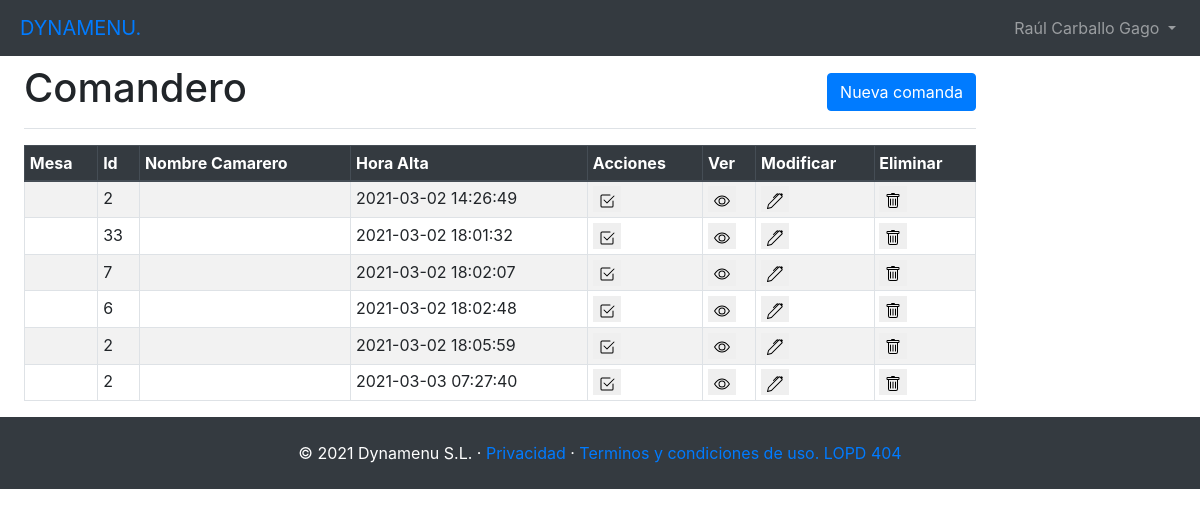
Page /htdocs/views/comandas.php (signed in) on the committed database.
### tables this page shows
CREATE TABLE `pedidos` (
  `PED_ID` int NOT NULL,
  `PED_NEG_ID` int NOT NULL,
  `PED_MES_ID` varchar(10) NOT NULL,
  `PED_CAMARERO_ID` int NOT NULL,
  `PED_Recogida` tinyint(1) NOT NULL,
  `PED_ADomicilio` tinyint(1) NOT NULL,
  `PED_FechaHoraRecepcion` timestamp NOT NULL DEFAULT CURRENT_TIMESTAMP,
  `PED_FechaHoraEntrega` datetime DEFAULT NULL,
  `PED_FechaHoraCierre` datetime DEFAULT NULL
);

### htdocs/modelo/mesa.php (called while the page is built, shortened)
<?php
class mesa {
	public function cargaMesas($fuerza){
		if (!($fuerza=="si")){
			if ((isset($_SESSION['MisMesas']))){
				return;
			}
		}
		if ((isset($_SESSION['SGDB']))){
			$con=$_SESSION['SGBD'];
		}else{
			$bbdd=new BBDD();
			$bbdd->conecta();
			$con=$bbdd->conexion;
		}
		if ($_SESSION['usuario']['USU_ROL_ID']==1){
			$busca="Select * from salas where 1";
		}else{
			$busca="SELECT SAL_ID,SAL_Nombre,MES_ID,MES_NPersonas FROM salas,mesas WHERE MES_SAL_ID=SAL_ID and SAL_NEG_ID='".$_SESSION['usuario']['USU_NEG_ID']."' Order by 2,3";
		}
		$result = mysqli_query($con,$busca);
		while($row = mysqli_fetch_array($result)) {
			$misMesas[]=$row;
		}
	}
	public function daNombreMesa($mimesa){
		$this->cargaMesas("no");
		$nomMesa="";
		foreach ($_SESSION['MisMesas'] as $mesa){
			$ubica=$mesa['MES_ID'].'-'.$mesa['SAL_ID'];
		}
		return $nomMesa;
	}
}

### htdocs/modelo/comanda.php (the view, shortened to what this page needs)
<?php
class comanda {
	public function cargaComandas($fuerza){
		if ((isset($_SESSION['SGDB']))){
			$con=$_SESSION['SGBD'];
		}else{
            $bbdd=new BBDD();
			$bbdd->conecta();
			$con=$bbdd->conexion;
		}
        switch ($_SESSION['usuario']['USU_ROL_ID']) {
            case 1:
                $busca="Select * from pedidos where 1";
                break;
        }
		$result = mysqli_query($con,$busca);
	}
	public function cargaTablaComandas(){
		$this->cargaComandas("no");
		echo "<div class='table-responsive'>";
		echo "<table class='table table-striped table-sm table-bordered table-hover'>";
		echo '<thead class="thead-dark">';
			echo '<th>Mesa</th>';
            echo '<th>Id</th>';
            echo '<th>Nombre Camarero</th>';
			echo '<th>Hora Alta</th>';
			echo '<th>Acciones</th>';
            echo '<th>Ver</th>';
			echo '<th>Modificar</th>';
			echo '<th>Eliminar</th>';
		echo '</thead>';
        echo '<tbody>';
		if (isset($_SESSION['MisComandas'])){
			$misComandas=$_SESSION['MisComandas'];
			$numComandas=count($misComandas);
		}else{
			$numComandas=0;
		}
        $me=new mesa();
		for($i=0;$i<$numComandas;++$i){
			$row=$misComandas[$i];
            $nomMesaCompleto=$me->daNombreMesa($row['PED_MES_ID']);
			echo "<tr>";
			echo "<td>".$nomMesaCompleto."</td>";
			echo "<td>".$row['PED_CAMARERO_ID']."</td>";
            $us=new usuario();
            $nomCamarero=$us->daNombreUsuario($row['PED_CAMARERO_ID']);
			echo "<td>".$nomCamarero."</td>";
			echo "<td>".$row['PED_FechaHoraRecepcion']."</td>";
			$accionVisible="\"cierraComanda('".$row['PED_ID']."','".$row['PED_FechaHoraRecepcion']."','".$nomMesaCompleto."','".$nomCamarero."');\"";
            echo "<td><button style ='border:0' onclick=".$accionVisible."><img src='./Assets/Icons/hacer_visible.svg' alt='Ver detalle'></img></button></td>";
			$accionDetalle="\"location.href='altaComanda.php?estadoComanda=detalle&idComanda=".$row['PED_ID']."'\"";
			echo "<td><button style ='border:0' onclick=".$accionDetalle."><img src='./Assets/Icons/ver_detalle.svg' alt='Ver detalle'></img></button></td>";
			$accionModifica="\"location.href='altaComanda.php?estadoComanda=modifica&idComanda=".$row['PED_ID']."'\"";
			echo "<td><button style ='border:0' onclick=".$accionModifica."><img src='./Assets/Icons/editar.svg' alt='Editar'></img></button></td>";
			$accionBaja="\"eliminaComanda('".$row['PED_ID']."','".$row['PED_FechaHoraRecepcion']."','".$nomMesaCompleto."','".$nomCamarero."');\"";
			echo "<td><button style ='border:0' onclick=$accionBaja><img src='./Assets/Icons/eliminar.svg' alt='Eliminar' ></img></button></td>";
			echo "</tr>";
		}
		echo '</tbody>';
		echo '</table>';
		echo '</div>';
	}
}
?>

### rows in the picture
pedidos: PED_CAMARERO_ID "2", PED_FechaHoraRecepcion "2021-03-02 14:26:49"
pedidos: PED_CAMARERO_ID "33", PED_FechaHoraRecepcion "2021-03-02 18:01:32"
pedidos: PED_CAMARERO_ID "7", PED_FechaHoraRecepcion "2021-03-02 18:02:07"
pedidos: PED_CAMARERO_ID "6", PED_FechaHoraRecepcion "2021-03-02 18:02:48"
pedidos: PED_CAMARERO_ID "2", PED_FechaHoraRecepcion "2021-03-02 18:05:59"
pedidos: PED_CAMARERO_ID "2", PED_FechaHoraRecepcion "2021-03-03 07:27:40"
